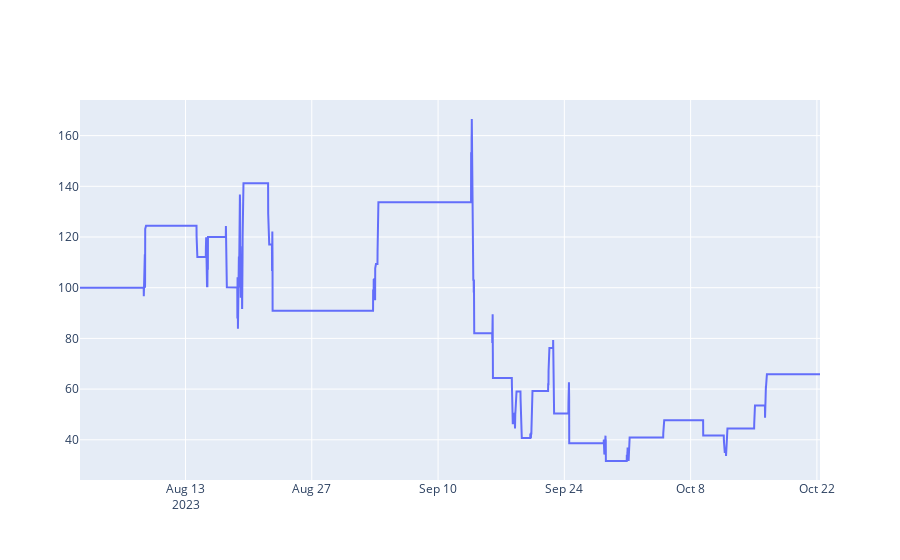

Notebook source saved alongside this figure:
### Code cell
import plotly.graph_objects as go

fig = go.Figure(data=[go.Scatter(x=stat['_equity_curve'].index, y=stat['_equity_curve']['Equity'])])
fig.show()

### Figure 1 — Plotly figure (JSON) as saved in the notebook; plotly's stock layout.template omitted (floating-point values rounded to 4 significant figures; data arrays with more than 128 entries replaced by an {"elided": "..."} marker saying what was removed)
{"data": [{"type": "scatter", "x": {"elided": "7877 str values"}, "y": {"elided": "7877 float values"}}], "layout": {}}
